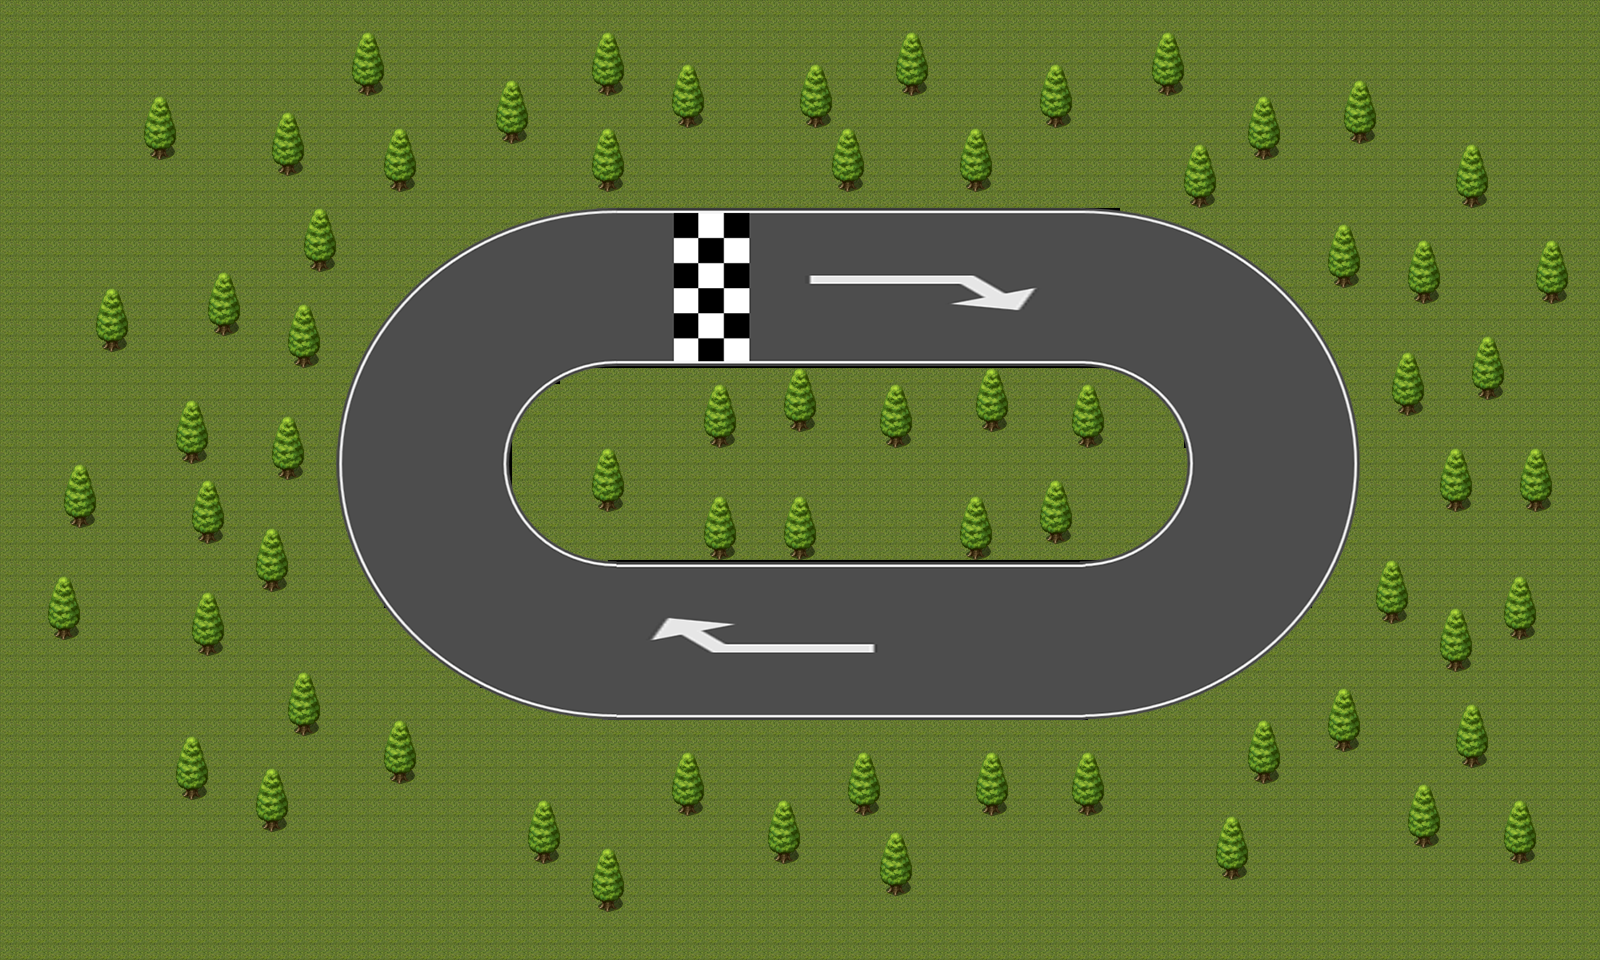

This game map was drawn from its Tiled (.tmx) file and the tilesets committed beside it. A one-line description and the trimmed map source follow:
An orthogonal 100x60 tile map with 16x16 px tiles, 3 tile layers (nenco, duongdua, caycoi), 5 hidden layers not drawn, 8 tilesets.

<map version="1.0" orientation="orthogonal" width="100" height="60" tilewidth="16" tileheight="16">
 <tileset firstgid="1" name="vatcan_16" tilewidth="16" tileheight="16">
  <image source="vatcan_16.png" width="16" height="16" />
  <tile id="0">
   <properties>
    <property name="vatcan" value="vatcan" />
   </properties>
  </tile>
 </tileset>
 <tileset firstgid="2" name="map_tiles_1_5" tilewidth="16" tileheight="16">
  <image source="map_tiles_1_5.png" width="512" height="256" />
  <tile id="10">
   <properties>
    <property name="caycoi" value="caycoi" />
   </properties>
  </tile>
  <tile id="11">
   <properties>
    <property name="caycoi" value="caycoi" />
   </properties>
  </tile>
  <tile id="42">
   <properties>
    <property name="caycoi" value="caycoi" />
   </properties>
  </tile>
  <tile id="43">
   <properties>
    <property name="caycoi" value="caycoi" />
   </properties>
  </tile>
  <tile id="74">
   <properties>
    <property name="caycoi" value="caycoi" />
   </properties>
  </tile>
  <tile id="75">
   <properties>
    <property name="caycoi" value="caycoi" />
   </properties>
  </tile>
  <tile id="106">
   <properties>
    <property name="caycoi" value="caycoi" />
   </properties>
  </tile>
  <tile id="107">
   <properties>
    <property name="caycoi" value="caycoi" />
   </properties>
  </tile>
 </tileset>
 <tileset firstgid="514" name="road_thang2" tilewidth="16" tileheight="16">
  <image source="road_thang2.png" width="1024" height="512" />
 </tileset>
 <tileset firstgid="2562" name="nenco" tilewidth="16" tileheight="16">
  <image source="nenco.png" width="16" height="16" />
  <tile id="0">
   <properties>
    <property name="nenco" value="nenco" />
   </properties>
  </tile>
 </tileset>
 <tileset firstgid="2563" name="chammoc1" tilewidth="16" tileheight="16">
  <image source="chammoc1.png" width="16" height="16" />
  <tile id="0">
   <properties>
    <property name="chammoc1" value="chammoc1" />
   </properties>
  </tile>
 </tileset>
 <tileset firstgid="2564" name="chammoc2" tilewidth="16" tileheight="16">
  <image source="chammoc2.png" width="16" height="16" />
  <tile id="0">
   <properties>
    <property name="chammoc2" value="chammoc2" />
   </properties>
  </tile>
 </tileset>
 <tileset firstgid="2565" name="chammoc3" tilewidth="16" tileheight="16">
  <image source="chammoc3.png" width="16" height="16" />
  <tile id="0">
   <properties>
    <property name="chammoc3" value="chammoc3" />
   </properties>
  </tile>
 </tileset>
 <tileset firstgid="2566" name="chammoc4" tilewidth="16" tileheight="16">
  <image source="chammoc4.png" width="16" height="16" />
  <tile id="0">
   <properties>
    <property name="chammoc4" value="chammoc4" />
   </properties>
  </tile>
 </tileset>
 <layer name="nenco" width="100" height="60">
  <data>[6000 cells, 4777 non-empty, 1 distinct tile ids]</data>
 </layer>
 <layer name="duongdua" width="100" height="60">
  <data>[6000 cells, 2048 non-empty, 2048 distinct tile ids]</data>
 </layer>
 <layer name="caycoi" width="100" height="60">
  <data>[6000 cells, 536 non-empty, 8 distinct tile ids]</data>
 </layer>
 <layer name="vatcan" width="100" height="60" visible="0">
  <data>[6000 cells, 316 non-empty, 1 distinct tile ids]</data>
 </layer>
 <layer name="chammoc1" width="100" height="60" visible="0">
  <data>[6000 cells, 30 non-empty, 1 distinct tile ids]</data>
 </layer>
 <layer name="chammoc2" width="100" height="60" visible="0">
  <data>[6000 cells, 33 non-empty, 1 distinct tile ids]</data>
 </layer>
 <layer name="chammoc3" width="100" height="60" visible="0">
  <data>[6000 cells, 30 non-empty, 1 distinct tile ids]</data>
 </layer>
 <layer name="chammoc4" width="100" height="60" visible="0">
  <data>[6000 cells, 33 non-empty, 1 distinct tile ids]</data>
 </layer>
</map>
